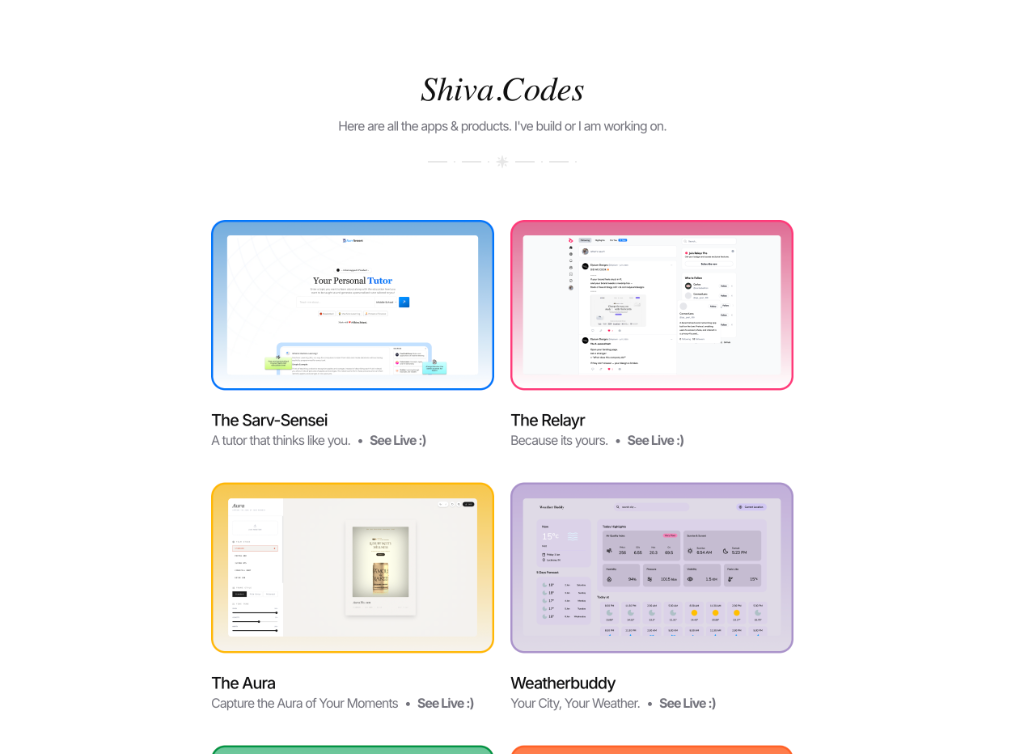
#> input picture raw_code.png, 1024 x 754 px
$ python process_gallery.py
#> lines starting #> are read from the running program, lines starting #| are printed output that depends on the picture; after the words box and inside, x2 and y2 are one past the last pixel; in counts of white or black regions, pixels touching at a corner belong together
from PIL import Image, ImageDraw, ImageFont, ImageChops
import os

def add_round_corners(im, rad):
    circle = Image.new('L', (rad * 2, rad * 2), 0)
    draw = ImageDraw.Draw(circle)
    draw.ellipse((0, 0, rad * 2, rad * 2), fill=255)
    alpha = Image.new('L', im.size, 255)
    w, h = im.size
    alpha.paste(circle.crop((0, 0, rad, rad)), (0, 0))
    alpha.paste(circle.crop((0, rad, rad, rad * 2)), (0, h - rad))
    alpha.paste(circle.crop((rad, 0, rad * 2, rad)), (w - rad, 0))
    alpha.paste(circle.crop((rad, rad, rad * 2, rad * 2)), (w - rad, h - rad))
    im.putalpha(alpha)
    return im

def add_tint(im, opacity=100):
    # Create a uniform black overlay
    overlay = Image.new("RGBA", im.size, (0, 0, 0, opacity))
    # Composite
    base = im.convert("RGBA")
    return Image.alpha_composite(base, overlay)

def process_gallery_image(image_path, output_path, text="Explore Now", font_path="/System/Library/Fonts/Supplemental/Didot.ttc"):
    try:
        # Open and convert
        base = Image.open(image_path).convert("RGBA")

        # 1. Add Tint
        base = add_tint(base, opacity=90) # Adjust opacity for "black tint" feel

        # 2. Add Text
        draw = ImageDraw.Draw(base)
        try:
            # Font size: 8% of width - significantly larger as requested
            font_size = int(base.size[0] * 0.08)
            font = ImageFont.truetype(font_path, font_size)

            # Simulate Bold by drawing multiple times with offset if bold font not found
            # Or just rely on size and contrast. Didot is naturally thin.
            # Let's try to find a bolder font or stroke it.
            # actually stroke_width param exists in newer pillow

        except OSError:
            print(f"Font not found at {font_path}, using default.")
            font = ImageFont.load_default()

        # Center text
        left, top, right, bottom = draw.textbbox((0, 0), text, font=font)
        text_width = right - left
        text_height = bottom - top
        x = (base.size[0] - text_width) / 2
        y = (base.size[1] - text_height) / 2

        # Draw text in Pure White with stroke for "Bold" effect
        draw.text((x, y), text, font=font, fill=(255, 255, 255, 255), stroke_width=2, stroke_fill=(255, 255, 255, 255))

        # 3. Round Corners
        final_image = add_round_corners(base, 25)

        # Save
        final_image.save(output_path)
        print(f"Saved premium gallery image to {output_path}")

    except Exception as e:
        print(f"Error: {e}")

if __name__ == "__main__":
    tasks = [
        ("raw_code.png", "grid_code_large.png", "Code"),
        ("raw_design.png", "grid_design_large.png", "Design"),
        ("gallery_showcase_2.png", "grid_gallery_large.png", "Gallery"),
        ("raw_writing.png", "grid_writing_large.png", "Writing")
    ]

    for source, output, label in tasks:
        if os.path.exists(source):
            process_gallery_image(source, output, text=label)
#> in process_gallery_image, base is the input picture: PIL image 1024x754 RGBA; mean R, G, B, A 247.1, 245.3, 246, 255
#> in add_tint, `return Image.alpha_composite(base, overlay)`:
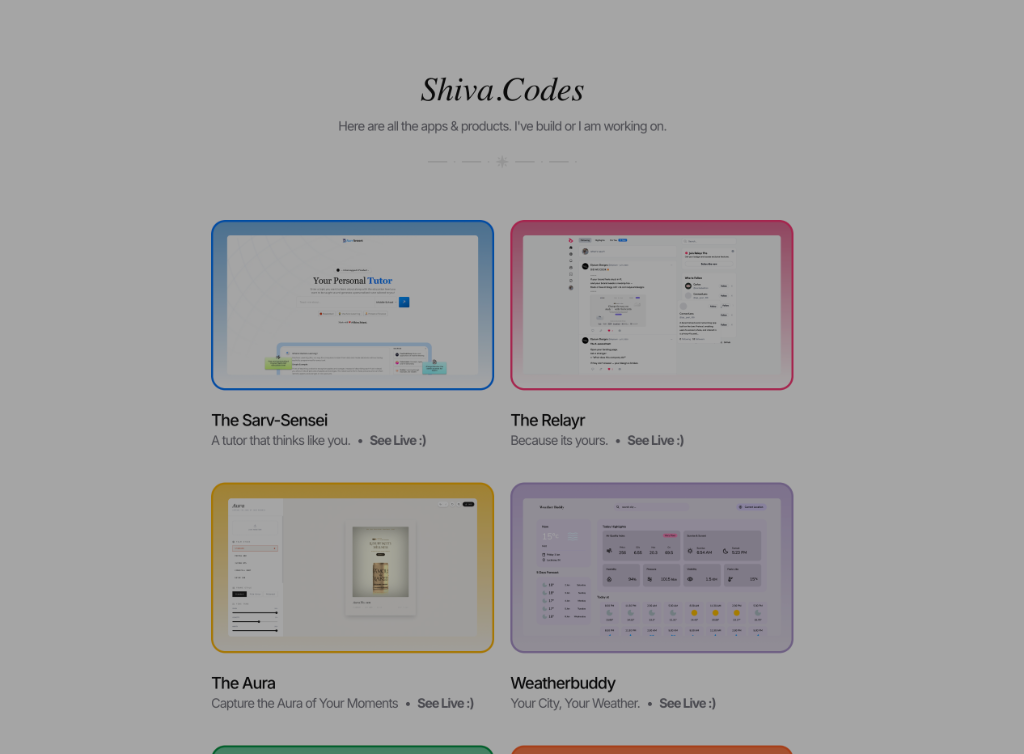
#> returned value: PIL image 1024x754 RGBA; mean R, G, B, A 159.9, 158.8, 159.2, 255
#> in process_gallery_image, `left, top, right, bottom = draw.textbbox((0, 0), text, font=font)`: left = 0; top = 14; right = 207; bottom = 77
#> in process_gallery_image, `text_width = right - left`: text_width = 207
#> in process_gallery_image, `text_height = bottom - top`: text_height = 63
#> in process_gallery_image, `x = (base.size[0] - text_width) / 2`: x = 408.5
#> in process_gallery_image, `y = (base.size[1] - text_height) / 2`: y = 345.5
#> in add_round_corners, `circle = Image.new('L', (rad * 2, rad * 2), 0)`: circle: PIL image 50x50 L; every value is 0
#> in add_round_corners, `alpha = Image.new('L', im.size, 255)`: alpha: PIL image 1024x754 L; every value is 255
#> in add_round_corners, `alpha.paste(circle.crop((0, 0, rad, rad)), (0, 0))`:
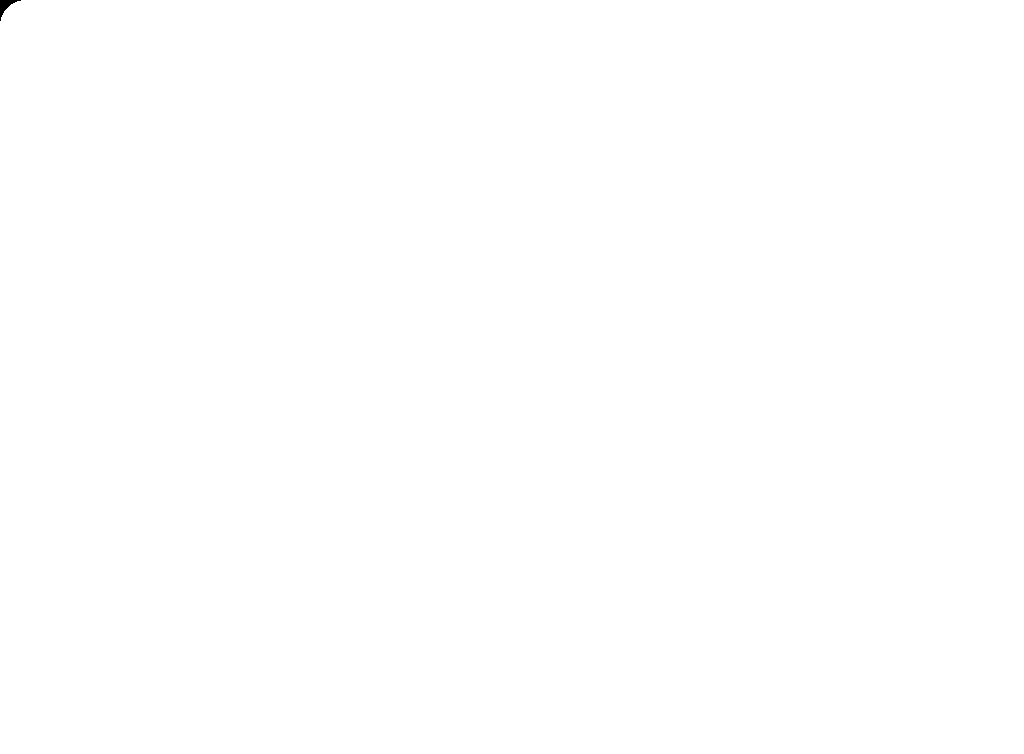
#> alpha: PIL image 1024x754 L; 100% white; 1 black region, box (x1, y1, x2, y2) and area: (0, 0, 21, 21) 144
#> in add_round_corners, `alpha.paste(circle.crop((0, 0, rad, rad)), (0, 0))`:
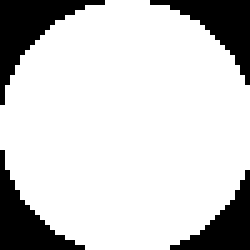
#> circle: PIL image 50x50 L (shown 5 times larger); 80.3% white; 4 black regions, box (x1, y1, x2, y2) and area: (0, 0, 21, 21) 144, (30, 0, 50, 17) 123, (0, 30, 17, 50) 123, (34, 34, 50, 50) 103
#> in add_round_corners, `alpha.paste(circle.crop((0, rad, rad, rad * 2)), (0, h - rad))`: alpha: PIL image 1024x754 L; 100% white; 2 black regions, box (x1, y1, x2, y2) and area: (0, 0, 21, 21) 144, (0, 734, 17, 754) 123
#> in add_round_corners, `alpha.paste(circle.crop((rad, 0, rad * 2, rad)), (w - rad, 0))`: alpha: PIL image 1024x754 L; 99.9% white; 3 black regions, box (x1, y1, x2, y2) and area: (0, 0, 21, 21) 144, (1004, 0, 1024, 17) 123, (0, 734, 17, 754) 123
#> in add_round_corners, `alpha.paste(circle.crop((rad, rad, rad * 2, rad * 2)), (w - rad, h - r..`: alpha: PIL image 1024x754 L; 99.9% white; 4 black regions, box (x1, y1, x2, y2) and area: (0, 0, 21, 21) 144, (1004, 0, 1024, 17) 123, (0, 734, 17, 754) 123, (1008, 738, 1024, 754) 103
        else:
            print(f"Warning: Source image {source} not found.")
#> pass 2 of the loop `for source, output, label in tasks:`:
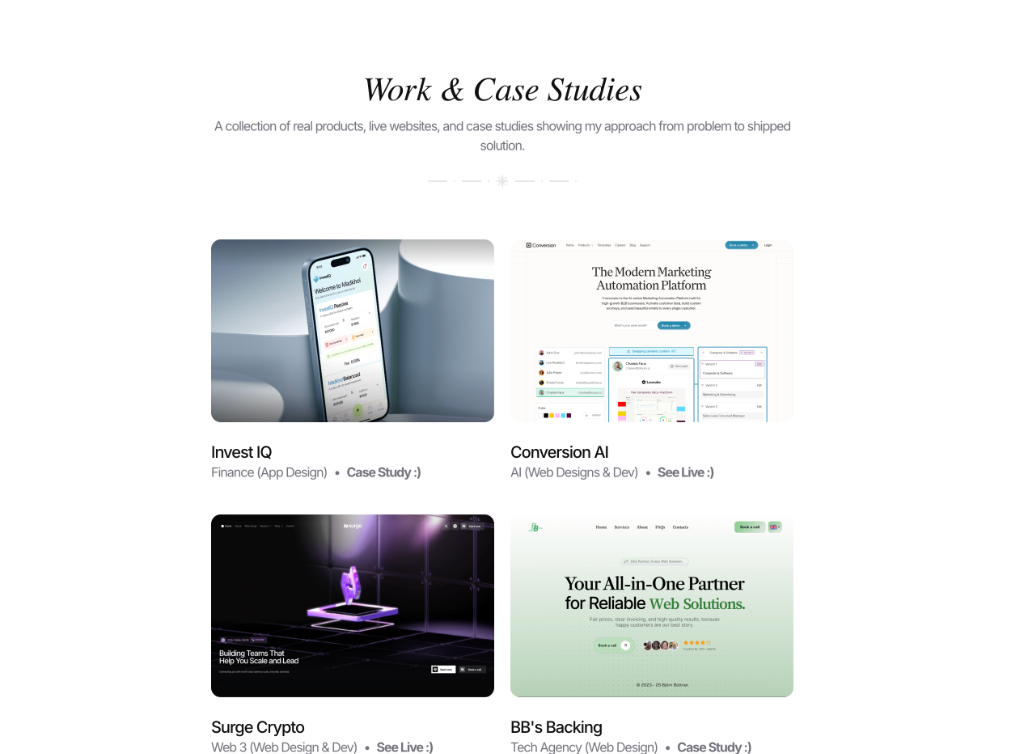
#> input picture raw_design.png, 1024 x 754 px
#> in process_gallery_image, base is the input picture: PIL image 1024x754 RGBA; mean R, G, B, A 227.3, 228.8, 229.3, 255
#> in add_tint (call 2), `return Image.alpha_composite(base, overlay)`:
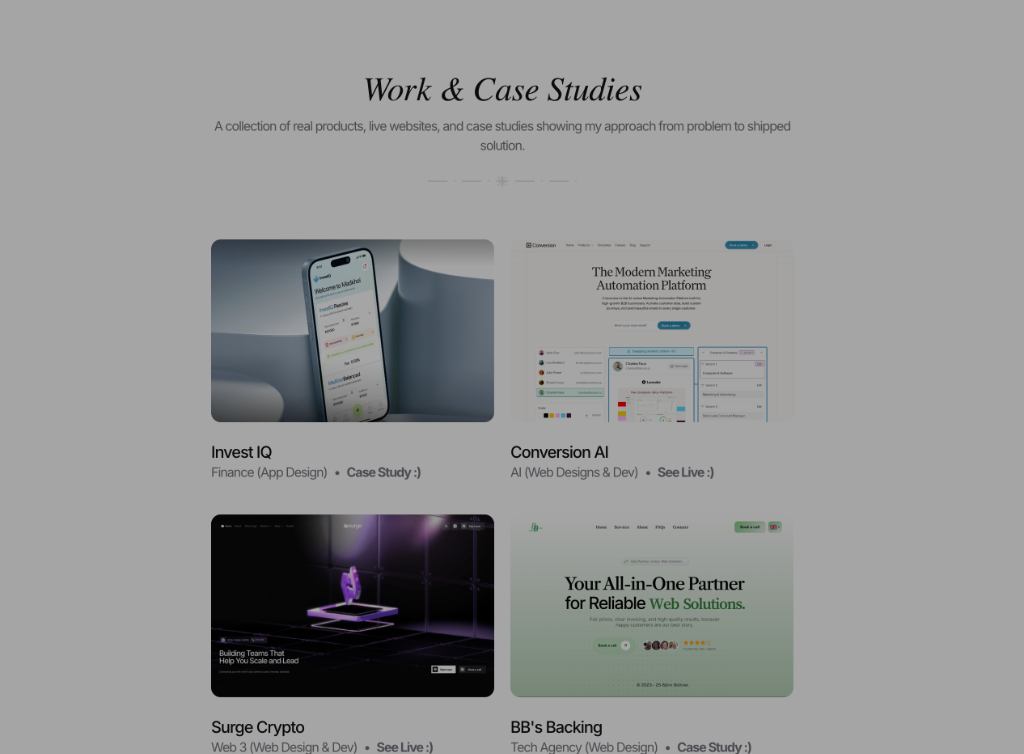
#> returned value: PIL image 1024x754 RGBA; mean R, G, B, A 147.1, 148.1, 148.4, 255
#> right = 280; bottom = 93
#> text_width = 280
#> text_height = 79
#> x = 372
#> y = 337.5
#> pass 3 of the loop `for source, output, label in tasks:`:
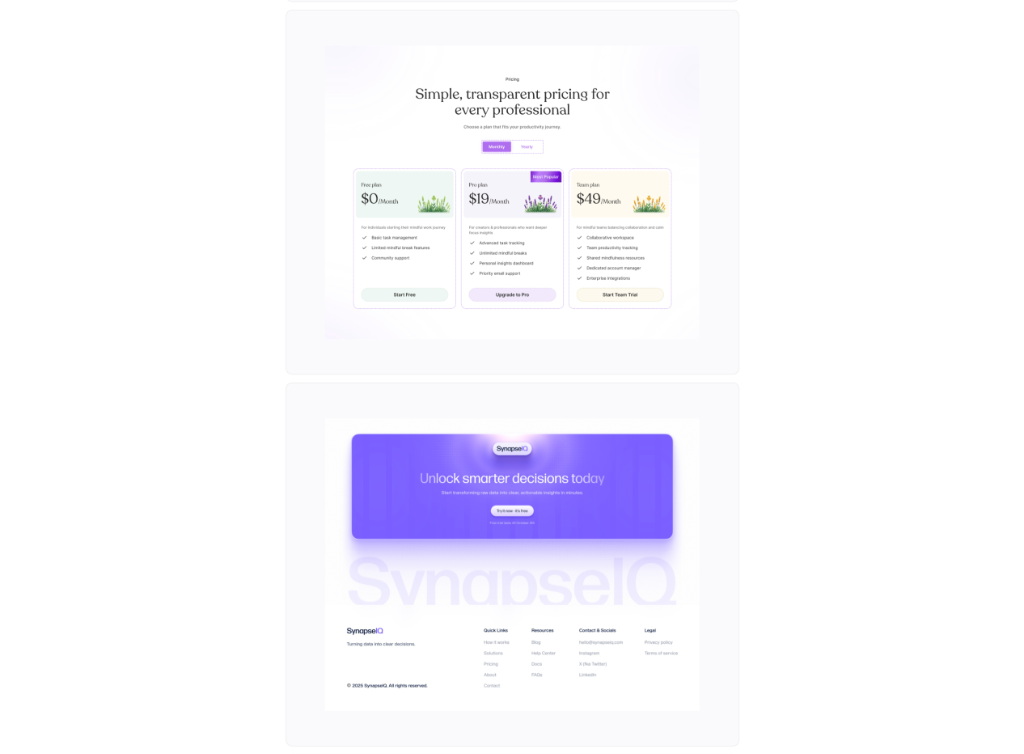
#> input picture gallery_showcase_2.png, 1024 x 754 px
#> in process_gallery_image, base is the input picture: PIL image 1024x754 RGBA; mean R, G, B, A 247.1, 245.8, 253.5, 255
#> in add_tint (call 3), `return Image.alpha_composite(base, overlay)`:
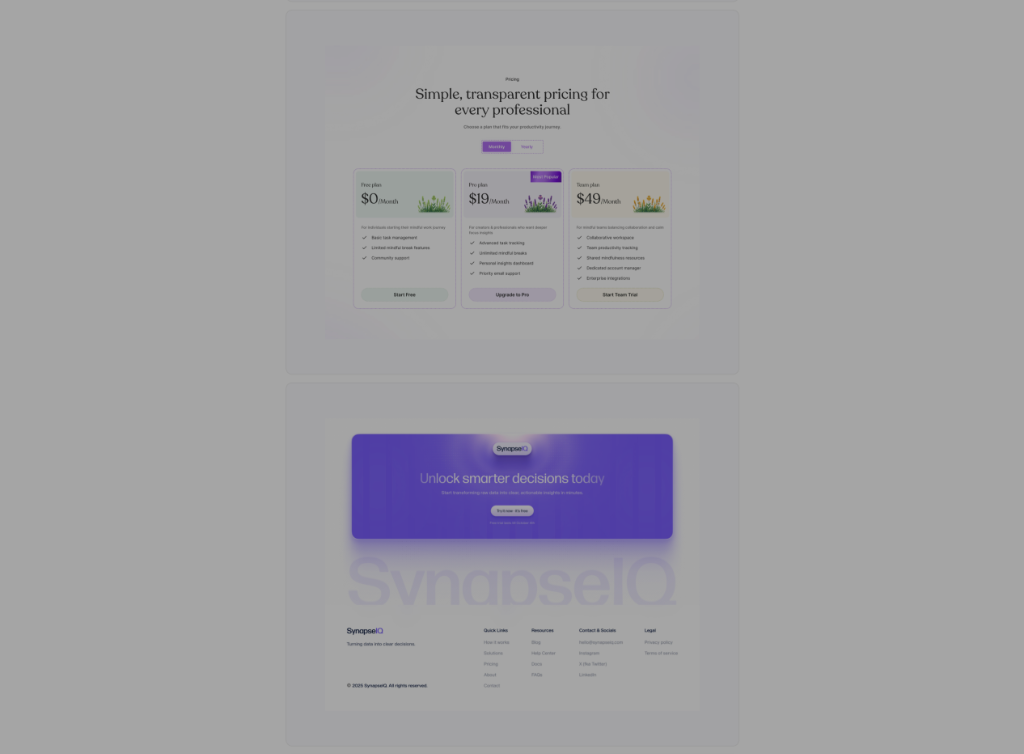
#> returned value: PIL image 1024x754 RGBA; mean R, G, B, A 159.9, 159.1, 164, 255
#> right = 288
#> x = 368
#> the loop made 4 passes; the first 3 are shown
